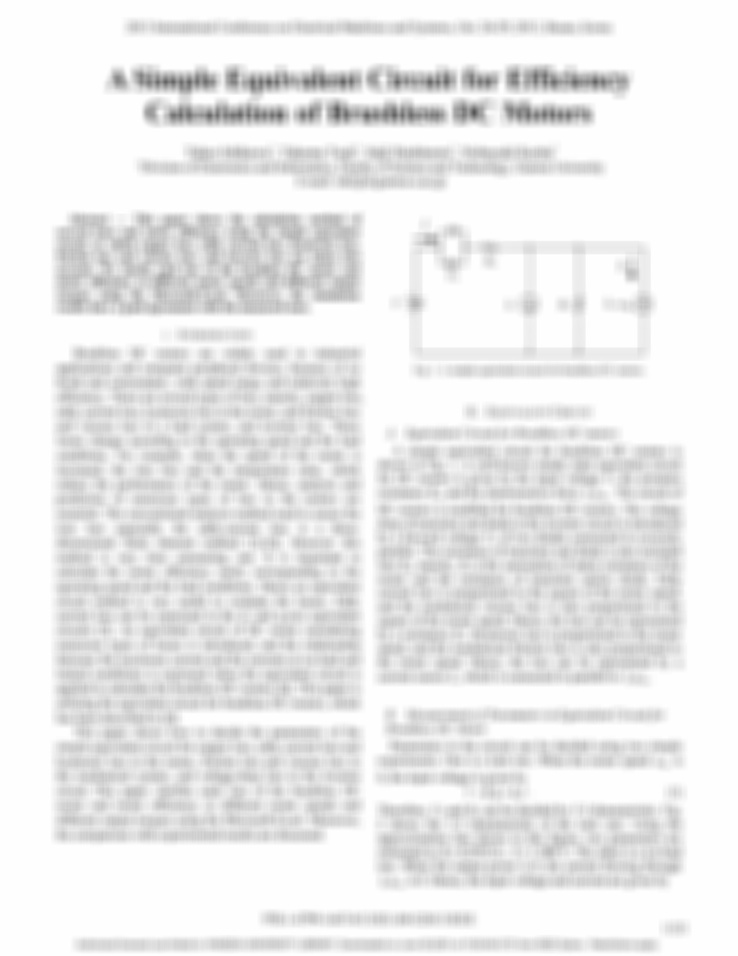
#> input picture blur.jpg, 738 x 956 px, shrunk from 1700 x 2200 before the run
$ python thresh_binary_test.py
#> lines starting #> are read from the running program, lines starting #| are printed output that depends on the picture; after the words box and inside, x2 and y2 are one past the last pixel; in counts of white or black regions, pixels touching at a corner belong together
import cv2
from cv2 import imwrite


def main():
    img = cv2.imread("./blur.jpg", 0)
#> img is the input picture: shape (956, 738); min 85, max 255, mean 233.8
    ret, img_bi = cv2.threshold(img, 200, 255, cv2.THRESH_BINARY)
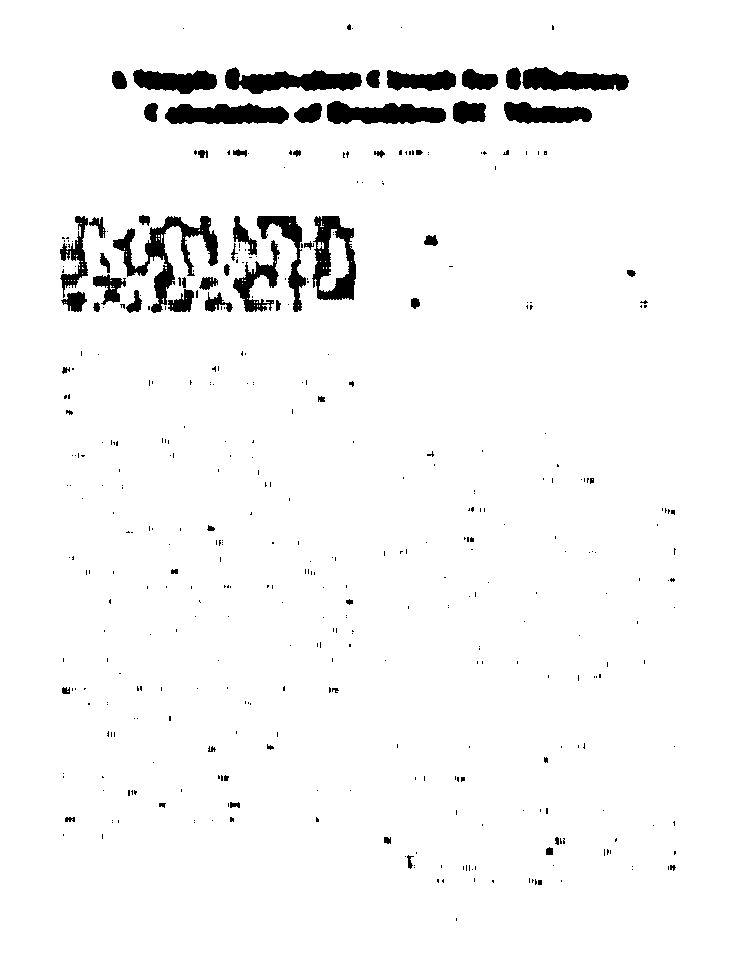
#> img_bi: shape (956, 738); 96.1% white; 420 black regions (355 under 20 px), largest, box (x1, y1, x2, y2) and area: (113, 216, 218, 313) 2749, (225, 67, 362, 94) 2174, (312, 216, 356, 300) 2038
    imwrite("bi.jpg", img_bi)
    cv2.imshow("img", img_bi)
    cv2.waitKey()


if __name__ == "__main__":
    main()
